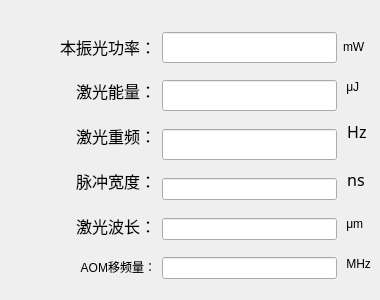
   <widget class="QWidget" name="tab_1">
    <attribute name="title">
     <string>激光参数</string>
    </attribute>
    <widget class="QWidget" name="horizontalLayoutWidget">
     <property name="geometry">
      <rect>
       <x>60</x>
       <y>20</y>
       <width>311</width>
       <height>271</height>
      </rect>
     </property>
     <layout class="QHBoxLayout" name="horizontalLayout_3">
      <item>
       <layout class="QVBoxLayout" name="verticalLayout">
        <item>
         <spacer name="verticalSpacer_19">
          <property name="orientation">
           <enum>Qt::Vertical</enum>
          </property>
          <property name="sizeHint" stdset="0">
           <size>
            <width>20</width>
            <height>40</height>
           </size>
          </property>
         </spacer>
        </item>
        <item>
         <widget class="QLabel" name="label_20">
          <property name="font">
           <font>
            <family>微软雅黑</family>
            <pointsize>12</pointsize>
           </font>
          </property>
          <property name="text">
           <string>本振光功率：</string>
          </property>
          <property name="alignment">
           <set>Qt::AlignRight|Qt::AlignTrailing|Qt::AlignVCenter</set>
          </property>
         </widget>
        </item>
        <item>
         <spacer name="verticalSpacer">
          <property name="orientation">
           <enum>Qt::Vertical</enum>
          </property>
          <property name="sizeHint" stdset="0">
           <size>
            <width>20</width>
            <height>40</height>
           </size>
          </property>
         </spacer>
        </item>
        <item>
         <widget class="QLabel" name="label_19">
          <property name="font">
           <font>
            <family>微软雅黑</family>
            <pointsize>12</pointsize>
           </font>
          </property>
          <property name="text">
           <string>激光能量：</string>
          </property>
          <property name="alignment">
           <set>Qt::AlignRight|Qt::AlignTrailing|Qt::AlignVCenter</set>
          </property>
         </widget>
        </item>
        <item>
         <spacer name="verticalSpacer_2">
          <property name="orientation">
           <enum>Qt::Vertical</enum>
          </property>
          <property name="sizeHint" stdset="0">
           <size>
            <width>20</width>
            <height>40</height>
           </size>
          </property>
         </spacer>
        </item>
        <item>
         <widget class="QLabel" name="label_15">
          <property name="font">
           <font>
            <family>微软雅黑</family>
            <pointsize>12</pointsize>
           </font>
          </property>
          <property name="text">
           <string>激光重频：</string>
          </property>
          <property name="alignment">
           <set>Qt::AlignRight|Qt::AlignTrailing|Qt::AlignVCenter</set>
          </property>
         </widget>
        </item>
        <item>
         <spacer name="verticalSpacer_3">
          <property name="orientation">
           <enum>Qt::Vertical</enum>
          </property>
          <property name="sizeHint" stdset="0">
           <size>
            <width>20</width>
            <height>40</height>
           </size>
          </property>
         </spacer>
        </item>
        <item>
         <widget class="QLabel" name="label_10">
          <property name="font">
           <font>
            <family>微软雅黑</family>
            <pointsize>12</pointsize>
           </font>
          </property>
          <property name="text">
           <string>脉冲宽度：</string>
          </property>
          <property name="alignment">
           <set>Qt::AlignRight|Qt::AlignTrailing|Qt::AlignVCenter</set>
          </property>
         </widget>
        </item>
        <item>
         <spacer name="verticalSpacer_4">
          <property name="orientation">
           <enum>Qt::Vertical</enum>
          </property>
          <property name="sizeHint" stdset="0">
           <size>
            <width>20</width>
            <height>40</height>
           </size>
          </property>
         </spacer>
        </item>
        <item>
         <widget class="QLabel" name="label_16">
          <property name="font">
           <font>
            <family>微软雅黑</family>
            <pointsize>12</pointsize>
           </font>
          </property>
          <property name="text">
           <string>激光波长：</string>
          </property>
          <property name="alignment">
           <set>Qt::AlignRight|Qt::AlignTrailing|Qt::AlignVCenter</set>
          </property>
         </widget>
        </item>
        <item>
         <spacer name="verticalSpacer_5">
          <property name="orientation">
           <enum>Qt::Vertical</enum>
          </property>
          <property name="sizeHint" stdset="0">
           <size>
            <width>20</width>
            <height>40</height>
           </size>
          </property>
         </spacer>
        </item>
        <item>
         <widget class="QLabel" name="label_14">
          <property name="text">
           <string> AOM移频量：</string>
          </property>
          <property name="alignment">
           <set>Qt::AlignRight|Qt::AlignTrailing|Qt::AlignVCenter</set>
          </property>
         </widget>
        </item>
        <item>
         <spacer name="verticalSpacer_6">
          <property name="orientation">
           <enum>Qt::Vertical</enum>
          </property>
          <property name="sizeHint" stdset="0">
           <size>
            <width>20</width>
            <height>40</height>
           </size>
          </property>
         </spacer>
        </item>
       </layout>
      </item>
      <item>
       <layout class="QVBoxLayout" name="verticalLayout_2">
        <item>
         <spacer name="verticalSpacer_20">
          <property name="orientation">
           <enum>Qt::Vertical</enum>
          </property>
          <property name="sizeHint" stdset="0">
           <size>
            <width>20</width>
            <height>40</height>
           </size>
          </property>
         </spacer>
        </item>
        <item>
         <widget class="QLineEdit" name="laserLocalPowerLineEdit">
          <property name="font">
           <font>
            <family>微软雅黑</family>
            <pointsize>12</pointsize>
           </font>
          </property>
          <property name="layoutDirection">
           <enum>Qt::RightToLeft</enum>
          </property>
         </widget>
        </item>
        <item>
         <spacer name="verticalSpacer_7">
          <property name="orientation">
           <enum>Qt::Vertical</enum>
          </property>
          <property name="sizeHint" stdset="0">
           <size>
            <width>20</width>
            <height>40</height>
           </size>
          </property>
         </spacer>
        </item>
        <item>
         <widget class="QLineEdit" name="laserPulseEnergyLineEdit">
          <property name="font">
           <font>
            <family>微软雅黑</family>
            <pointsize>12</pointsize>
           </font>
          </property>
          <property name="layoutDirection">
           <enum>Qt::RightToLeft</enum>
          </property>
         </widget>
        </item>
        <item>
         <spacer name="verticalSpacer_8">
          <property name="orientation">
           <enum>Qt::Vertical</enum>
          </property>
          <property name="sizeHint" stdset="0">
           <size>
            <width>20</width>
            <height>40</height>
           </size>
          </property>
         </spacer>
        </item>
        <item>
         <widget class="QLineEdit" name="laserRPFLineEdit">
          <property name="font">
           <font>
            <family>微软雅黑</family>
            <pointsize>12</pointsize>
           </font>
          </property>
          <property name="layoutDirection">
           <enum>Qt::RightToLeft</enum>
          </property>
         </widget>
        </item>
        <item>
         <spacer name="verticalSpacer_9">
          <property name="orientation">
           <enum>Qt::Vertical</enum>
          </property>
          <property name="sizeHint" stdset="0">
           <size>
            <width>20</width>
            <height>40</height>
           </size>
          </property>
         </spacer>
        </item>
        <item>
         <widget class="QLineEdit" name="laserPulseWidthLineEdit"/>
        </item>
        <item>
         <spacer name="verticalSpacer_10">
          <property name="orientation">
           <enum>Qt::Vertical</enum>
          </property>
          <property name="sizeHint" stdset="0">
           <size>
            <width>20</width>
            <height>40</height>
           </size>
          </property>
         </spacer>
        </item>
        <item>
         <widget class="QLineEdit" name="laserWaveLengthLineEdit"/>
        </item>
        <item>
         <spacer name="verticalSpacer_11">
          <property name="orientation">
           <enum>Qt::Vertical</enum>
          </property>
          <property name="sizeHint" stdset="0">
           <size>
            <width>20</width>
            <height>40</height>
           </size>
          </property>
         </spacer>
        </item>
        <item>
         <widget class="QLineEdit" name="laserAOMFreqLineEdit"/>
        </item>
        <item>
         <spacer name="verticalSpacer_12">
          <property name="orientation">
           <enum>Qt::Vertical</enum>
          </property>
          <property name="sizeHint" stdset="0">
           <size>
            <width>20</width>
            <height>40</height>
           </size>
          </property>
         </spacer>
        </item>
       </layout>
      </item>
      <item>
       <layout class="QVBoxLayout" name="verticalLayout_3">
        <item>
         <spacer name="verticalSpacer_21">
          <property name="orientation">
           <enum>Qt::Vertical</enum>
          </property>
          <property name="sizeHint" stdset="0">
           <size>
            <width>20</width>
            <height>40</height>
           </size>
          </property>
         </spacer>
        </item>
        <item>
         <widget class="QLabel" name="label_37">
          <property name="text">
           <string>mW</string>
          </property>
         </widget>
        </item>
        <item>
         <spacer name="verticalSpacer_13">
          <property name="orientation">
           <enum>Qt::Vertical</enum>
          </property>
          <property name="sizeHint" stdset="0">
           <size>
            <width>20</width>
            <height>40</height>
           </size>
          </property>
         </spacer>
        </item>
        <item>
         <widget class="QLabel" name="label_18">
          <property name="text">
           <string> μJ</string>
          </property>
         </widget>
        </item>
        <item>
         <spacer name="verticalSpacer_14">
          <property name="orientation">
           <enum>Qt::Vertical</enum>
          </property>
          <property name="sizeHint" stdset="0">
           <size>
            <width>20</width>
            <height>40</height>
           </size>
          </property>
         </spacer>
        </item>
        <item>
         <widget class="QLabel" name="label_11">
          <property name="font">
           <font>
            <family>微软雅黑</family>
            <pointsize>12</pointsize>
           </font>
          </property>
          <property name="text">
           <string> Hz</string>
          </property>
         </widget>
        </item>
        <item>
         <spacer name="verticalSpacer_15">
          <property name="orientation">
           <enum>Qt::Vertical</enum>
          </property>
          <property name="sizeHint" stdset="0">
           <size>
            <width>20</width>
            <height>40</height>
           </size>
          </property>
         </spacer>
        </item>
        <item>
         <widget class="QLabel" name="label_13">
          <property name="font">
           <font>
            <family>微软雅黑</family>
            <pointsize>12</pointsize>
           </font>
          </property>
          <property name="text">
           <string> ns</string>
          </property>
         </widget>
        </item>
        <item>
         <spacer name="verticalSpacer_16">
          <property name="orientation">
           <enum>Qt::Vertical</enum>
          </property>
          <property name="sizeHint" stdset="0">
           <size>
            <width>20</width>
            <height>40</height>
           </size>
          </property>
         </spacer>
        </item>
        <item>
         <widget class="QLabel" name="label_17">
          <property name="text">
           <string> μm</string>
          </property>
         </widget>
        </item>
        <item>
         <spacer name="verticalSpacer_17">
          <property name="orientation">
           <enum>Qt::Vertical</enum>
          </property>
          <property name="sizeHint" stdset="0">
           <size>
            <width>20</width>
            <height>40</height>
           </size>
          </property>
         </spacer>
        </item>
        <item>
         <widget class="QLabel" name="label_12">
          <property name="text">
           <string> MHz</string>
          </property>
         </widget>
        </item>
        <item>
         <spacer name="verticalSpacer_18">
          <property name="orientation">
           <enum>Qt::Vertical</enum>
          </property>
          <property name="sizeHint" stdset="0">
           <size>
            <width>20</width>
            <height>40</height>
           </size>
          </property>
         </spacer>
        </item>
       </layout>
      </item>
     </layout>
    </widget>
   </widget>
